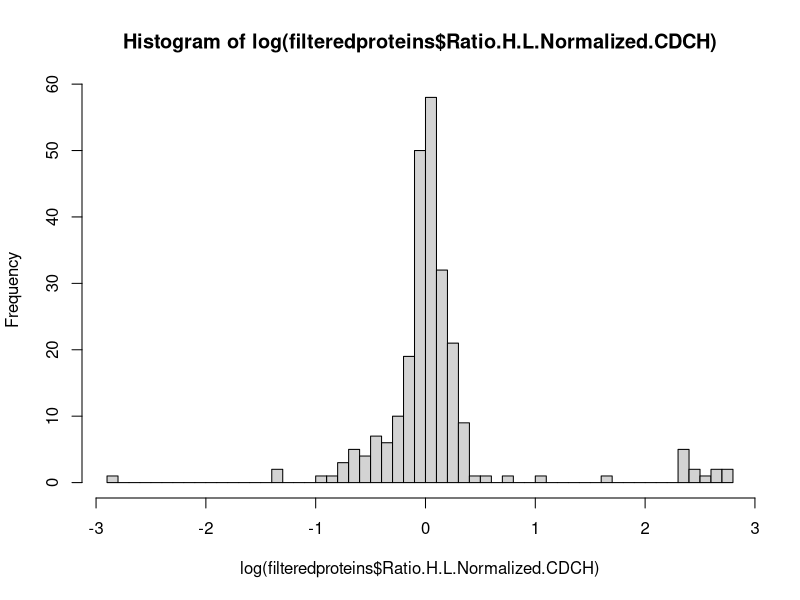
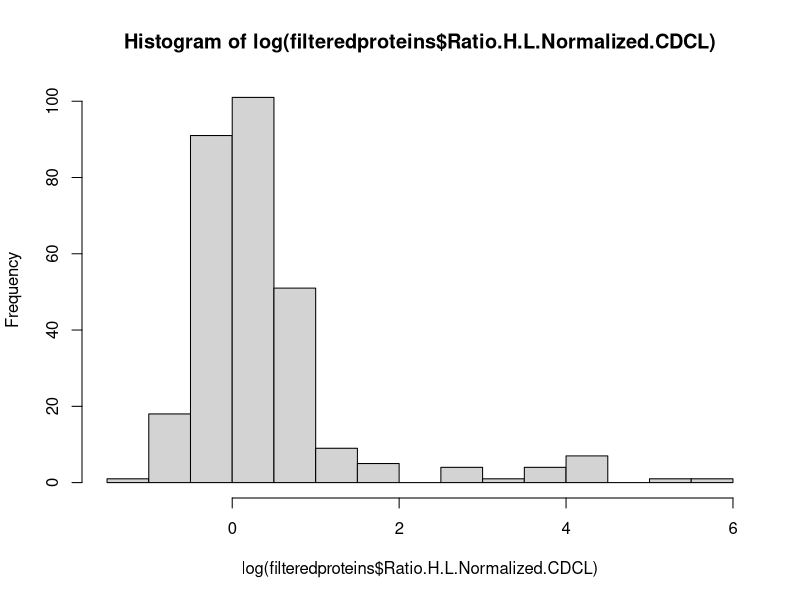
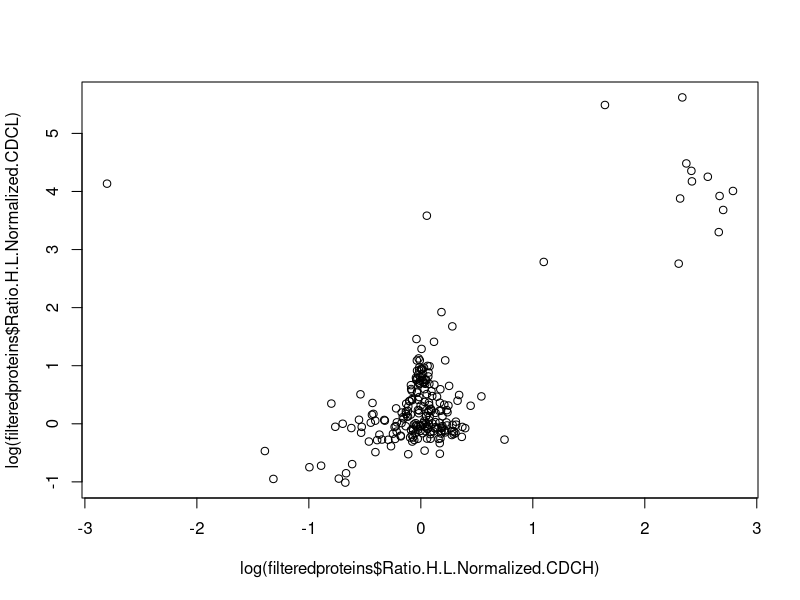

Recreate these plots in R, in order.
proteins <- read.csv('CDC23_proteingroups_silac.txt', header = T, stringsAsFactors=F, sep='\t')
filteredproteins <- proteins[proteins$Contaminant != "+", ]
filteredproteins <- filteredproteins[filteredproteins$Reverse != "+", ]

filteredproteins <- filteredproteins[which(filteredproteins$Peptides..seq.>2), ]
filteredproteins <- filteredproteins[which(filteredproteins$Unique.Peptides..seq.>=2), ]

hist(log(filteredproteins$Ratio.H.L.Normalized.CDCH), breaks=50)
hist(log(filteredproteins$Ratio.H.L.Normalized.CDCL))

plot(log(filteredproteins$Ratio.H.L.Normalized.CDCH), log(filteredproteins$Ratio.H.L.Normalized.CDCL))

filteredproteins$Gene.Names[filteredproteins$Ratio.H.L.Significance.A..CDCH < 0.0001 & !is.na(filteredproteins$Ratio.H.L.Significance.A..CDCH)]
c <- filteredproteins$Gene.Names[filteredproteins$Ratio.H.L.Significance.A..CDCL < 0.0001 & !is.na(filteredproteins$Ratio.H.L.Significance.A..CDCL)]
c
